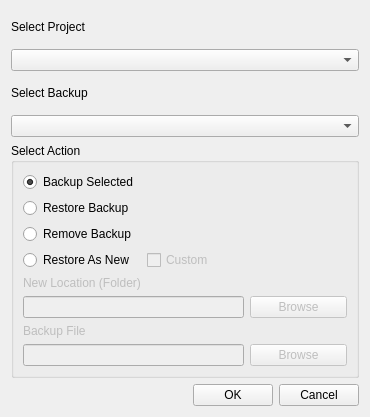
<?xml version="1.0" encoding="UTF-8"?>
<ui version="4.0">
 <class>MenuProjectBackup</class>
 <widget class="QWidget" name="MenuProjectBackup">
  <property name="geometry">
   <rect>
    <x>0</x>
    <y>0</y>
    <width>370</width>
    <height>417</height>
   </rect>
  </property>
  <property name="windowTitle">
   <string>Rapuma - Manage Backups</string>
  </property>
  <layout class="QGridLayout" name="gridLayout_2">
   <item row="0" column="0">
    <widget class="QLabel" name="labelSelectProject">
     <property name="text">
      <string>Select Project</string>
     </property>
    </widget>
   </item>
   <item row="2" column="0">
    <widget class="QLabel" name="labelSelectBackup">
     <property name="text">
      <string>Select Backup</string>
     </property>
    </widget>
   </item>
   <item row="4" column="0" colspan="3">
    <widget class="QGroupBox" name="groupBoxBackupAction">
     <property name="toolTip">
      <string>Define the action to be taken</string>
     </property>
     <property name="title">
      <string>Select Action</string>
     </property>
     <layout class="QGridLayout" name="gridLayout">
      <item row="0" column="0">
       <widget class="QRadioButton" name="radioButtonBackup">
        <property name="toolTip">
         <string>Backup the currently selected local project</string>
        </property>
        <property name="text">
         <string>Backup Selected</string>
        </property>
        <property name="checked">
         <bool>true</bool>
        </property>
       </widget>
      </item>
      <item row="1" column="0">
       <widget class="QRadioButton" name="radioButtonRestore">
        <property name="toolTip">
         <string>Restore a backup to the local project area (Note this replaces all current data, be careful)</string>
        </property>
        <property name="text">
         <string>Restore Backup</string>
        </property>
        <property name="checked">
         <bool>false</bool>
        </property>
       </widget>
      </item>
      <item row="2" column="0">
       <widget class="QRadioButton" name="radioButtonRemove">
        <property name="toolTip">
         <string>Remove a backup from this project backup storage area</string>
        </property>
        <property name="text">
         <string>Remove Backup</string>
        </property>
       </widget>
      </item>
      <item row="3" column="0">
       <widget class="QRadioButton" name="radioButtonRestoreNew">
        <property name="toolTip">
         <string>Restore a backup as a new project. Note, there cannot be any other projects with the same ID on your system</string>
        </property>
        <property name="text">
         <string>Restore As New</string>
        </property>
       </widget>
      </item>
      <item row="3" column="1">
       <widget class="QCheckBox" name="checkBoxCustomBackupLocation">
        <property name="enabled">
         <bool>false</bool>
        </property>
        <property name="toolTip">
         <string>Restore a backup from outside the system</string>
        </property>
        <property name="text">
         <string>Custom</string>
        </property>
        <property name="checked">
         <bool>false</bool>
        </property>
       </widget>
      </item>
      <item row="4" column="0">
       <widget class="QLabel" name="labelNeLocation">
        <property name="enabled">
         <bool>false</bool>
        </property>
        <property name="text">
         <string>New Location (Folder)</string>
        </property>
       </widget>
      </item>
      <item row="5" column="2">
       <widget class="QPushButton" name="pushButtonBrowseProjectLocation">
        <property name="enabled">
         <bool>false</bool>
        </property>
        <property name="toolTip">
         <string>Browse to a location to restore a backup</string>
        </property>
        <property name="text">
         <string>Browse</string>
        </property>
       </widget>
      </item>
      <item row="6" column="0">
       <widget class="QLabel" name="labelBackupFile">
        <property name="enabled">
         <bool>false</bool>
        </property>
        <property name="text">
         <string>Backup File</string>
        </property>
       </widget>
      </item>
      <item row="7" column="2">
       <widget class="QPushButton" name="pushButtonBrowseBackupFile">
        <property name="enabled">
         <bool>false</bool>
        </property>
        <property name="toolTip">
         <string>Browse to backup file you wish to restore</string>
        </property>
        <property name="text">
         <string>Browse</string>
        </property>
       </widget>
      </item>
      <item row="5" column="0" colspan="2">
       <widget class="QLineEdit" name="lineEditProjectLocation">
        <property name="enabled">
         <bool>false</bool>
        </property>
        <property name="toolTip">
         <string>Path to a location to restore a backup to</string>
        </property>
       </widget>
      </item>
      <item row="7" column="0" colspan="2">
       <widget class="QLineEdit" name="lineEditBackupFile">
        <property name="enabled">
         <bool>false</bool>
        </property>
        <property name="toolTip">
         <string>Path to a backup file</string>
        </property>
       </widget>
      </item>
     </layout>
    </widget>
   </item>
   <item row="5" column="0">
    <spacer name="horizontalSpacer">
     <property name="orientation">
      <enum>Qt::Horizontal</enum>
     </property>
     <property name="sizeHint" stdset="0">
      <size>
       <width>40</width>
       <height>20</height>
      </size>
     </property>
    </spacer>
   </item>
   <item row="5" column="1">
    <widget class="QPushButton" name="pushButtonOk">
     <property name="toolTip">
      <string>Manage a backup operation</string>
     </property>
     <property name="text">
      <string>OK</string>
     </property>
    </widget>
   </item>
   <item row="5" column="2">
    <widget class="QPushButton" name="pushButtonCancel">
     <property name="toolTip">
      <string>Cancel this operation</string>
     </property>
     <property name="text">
      <string>Cancel</string>
     </property>
    </widget>
   </item>
   <item row="1" column="0" colspan="3">
    <widget class="QComboBox" name="comboBoxSelectProject">
     <property name="toolTip">
      <string>Select project to restore a backup to</string>
     </property>
     <property name="currentIndex">
      <number>-1</number>
     </property>
    </widget>
   </item>
   <item row="3" column="0" colspan="3">
    <widget class="QComboBox" name="comboBoxSelectBackup">
     <property name="toolTip">
      <string>Select a backup to restore</string>
     </property>
    </widget>
   </item>
  </layout>
 </widget>
 <tabstops>
  <tabstop>pushButtonOk</tabstop>
  <tabstop>pushButtonCancel</tabstop>
  <tabstop>comboBoxSelectProject</tabstop>
  <tabstop>comboBoxSelectBackup</tabstop>
  <tabstop>radioButtonRestore</tabstop>
  <tabstop>radioButtonRemove</tabstop>
  <tabstop>radioButtonRestoreNew</tabstop>
  <tabstop>checkBoxCustomBackupLocation</tabstop>
  <tabstop>lineEditProjectLocation</tabstop>
  <tabstop>pushButtonBrowseProjectLocation</tabstop>
  <tabstop>lineEditBackupFile</tabstop>
  <tabstop>pushButtonBrowseBackupFile</tabstop>
 </tabstops>
 <resources/>
 <connections>
  <connection>
   <sender>radioButtonRestoreNew</sender>
   <signal>toggled(bool)</signal>
   <receiver>labelNeLocation</receiver>
   <slot>setEnabled(bool)</slot>
   <hints>
    <hint type="sourcelabel">
     <x>131</x>
     <y>223</y>
    </hint>
    <hint type="destinationlabel">
     <x>111</x>
     <y>246</y>
    </hint>
   </hints>
  </connection>
  <connection>
   <sender>radioButtonRestoreNew</sender>
   <signal>toggled(bool)</signal>
   <receiver>lineEditProjectLocation</receiver>
   <slot>setEnabled(bool)</slot>
   <hints>
    <hint type="sourcelabel">
     <x>159</x>
     <y>223</y>
    </hint>
    <hint type="destinationlabel">
     <x>121</x>
     <y>278</y>
    </hint>
   </hints>
  </connection>
  <connection>
   <sender>radioButtonRestoreNew</sender>
   <signal>toggled(bool)</signal>
   <receiver>pushButtonBrowseProjectLocation</receiver>
   <slot>setEnabled(bool)</slot>
   <hints>
    <hint type="sourcelabel">
     <x>172</x>
     <y>223</y>
    </hint>
    <hint type="destinationlabel">
     <x>351</x>
     <y>279</y>
    </hint>
   </hints>
  </connection>
  <connection>
   <sender>radioButtonRestoreNew</sender>
   <signal>toggled(bool)</signal>
   <receiver>checkBoxCustomBackupLocation</receiver>
   <slot>setEnabled(bool)</slot>
   <hints>
    <hint type="sourcelabel">
     <x>172</x>
     <y>223</y>
    </hint>
    <hint type="destinationlabel">
     <x>260</x>
     <y>223</y>
    </hint>
   </hints>
  </connection>
  <connection>
   <sender>checkBoxCustomBackupLocation</sender>
   <signal>toggled(bool)</signal>
   <receiver>lineEditBackupFile</receiver>
   <slot>setEnabled(bool)</slot>
   <hints>
    <hint type="sourcelabel">
     <x>260</x>
     <y>223</y>
    </hint>
    <hint type="destinationlabel">
     <x>243</x>
     <y>335</y>
    </hint>
   </hints>
  </connection>
  <connection>
   <sender>checkBoxCustomBackupLocation</sender>
   <signal>toggled(bool)</signal>
   <receiver>pushButtonBrowseBackupFile</receiver>
   <slot>setEnabled(bool)</slot>
   <hints>
    <hint type="sourcelabel">
     <x>260</x>
     <y>223</y>
    </hint>
    <hint type="destinationlabel">
     <x>293</x>
     <y>334</y>
    </hint>
   </hints>
  </connection>
  <connection>
   <sender>pushButtonCancel</sender>
   <signal>clicked()</signal>
   <receiver>MenuProjectBackup</receiver>
   <slot>close()</slot>
   <hints>
    <hint type="sourcelabel">
     <x>360</x>
     <y>379</y>
    </hint>
    <hint type="destinationlabel">
     <x>362</x>
     <y>368</y>
    </hint>
   </hints>
  </connection>
  <connection>
   <sender>pushButtonBrowseProjectLocation</sender>
   <signal>clicked()</signal>
   <receiver>MenuProjectBackup</receiver>
   <slot>update()</slot>
   <hints>
    <hint type="sourcelabel">
     <x>351</x>
     <y>279</y>
    </hint>
    <hint type="destinationlabel">
     <x>364</x>
     <y>293</y>
    </hint>
   </hints>
  </connection>
  <connection>
   <sender>pushButtonBrowseBackupFile</sender>
   <signal>clicked()</signal>
   <receiver>MenuProjectBackup</receiver>
   <slot>update()</slot>
   <hints>
    <hint type="sourcelabel">
     <x>351</x>
     <y>335</y>
    </hint>
    <hint type="destinationlabel">
     <x>362</x>
     <y>337</y>
    </hint>
   </hints>
  </connection>
  <connection>
   <sender>comboBoxSelectProject</sender>
   <signal>currentIndexChanged(QString)</signal>
   <receiver>MenuProjectBackup</receiver>
   <slot>update()</slot>
   <hints>
    <hint type="sourcelabel">
     <x>327</x>
     <y>58</y>
    </hint>
    <hint type="destinationlabel">
     <x>346</x>
     <y>5</y>
    </hint>
   </hints>
  </connection>
  <connection>
   <sender>checkBoxCustomBackupLocation</sender>
   <signal>toggled(bool)</signal>
   <receiver>labelBackupFile</receiver>
   <slot>setEnabled(bool)</slot>
   <hints>
    <hint type="sourcelabel">
     <x>260</x>
     <y>223</y>
    </hint>
    <hint type="destinationlabel">
     <x>91</x>
     <y>302</y>
    </hint>
   </hints>
  </connection>
  <connection>
   <sender>pushButtonOk</sender>
   <signal>clicked()</signal>
   <receiver>MenuProjectBackup</receiver>
   <slot>update()</slot>
   <hints>
    <hint type="sourcelabel">
     <x>198</x>
     <y>365</y>
    </hint>
    <hint type="destinationlabel">
     <x>146</x>
     <y>393</y>
    </hint>
   </hints>
  </connection>
 </connections>
 <slots>
  <slot>setupUi()</slot>
 </slots>
</ui>
